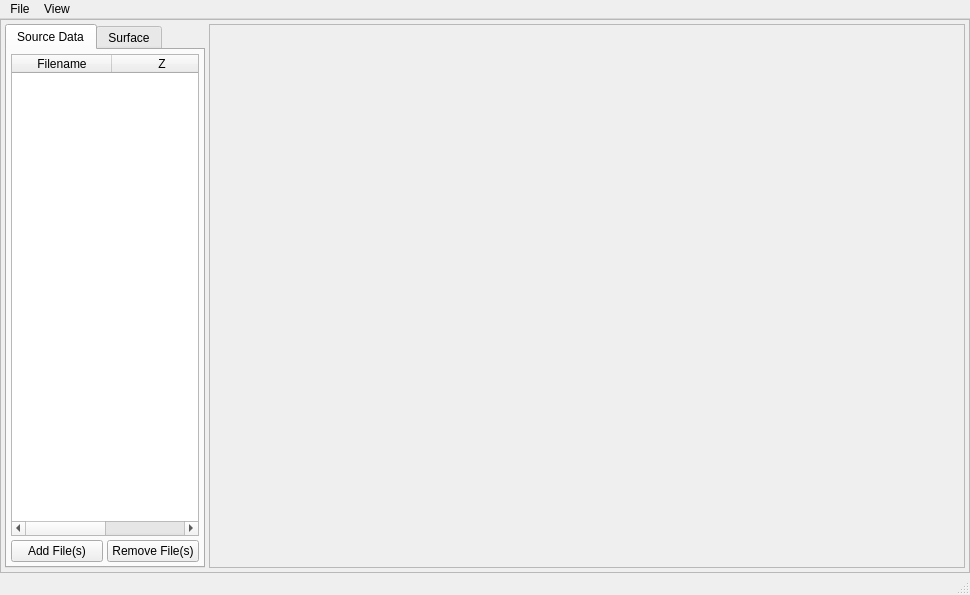
<?xml version="1.0" encoding="UTF-8"?>
<ui version="4.0">
 <class>MainWindow</class>
 <widget class="QMainWindow" name="MainWindow">
  <property name="geometry">
   <rect>
    <x>0</x>
    <y>0</y>
    <width>970</width>
    <height>595</height>
   </rect>
  </property>
  <property name="windowTitle">
   <string>FQPLOT</string>
  </property>
  <widget class="QWidget" name="centralwidget">
   <layout class="QHBoxLayout" name="horizontalLayout_2">
    <property name="margin">
     <number>0</number>
    </property>
    <item>
     <widget class="QFrame" name="WindowFrame">
      <property name="frameShape">
       <enum>QFrame::StyledPanel</enum>
      </property>
      <property name="frameShadow">
       <enum>QFrame::Raised</enum>
      </property>
      <layout class="QHBoxLayout" name="horizontalLayout_3">
       <property name="spacing">
        <number>4</number>
       </property>
       <property name="margin">
        <number>4</number>
       </property>
       <item>
        <widget class="QTabWidget" name="MainTabs">
         <property name="sizePolicy">
          <sizepolicy hsizetype="Expanding" vsizetype="Expanding">
           <horstretch>1</horstretch>
           <verstretch>0</verstretch>
          </sizepolicy>
         </property>
         <property name="minimumSize">
          <size>
           <width>200</width>
           <height>0</height>
          </size>
         </property>
         <property name="currentIndex">
          <number>0</number>
         </property>
         <widget class="QWidget" name="SourceDataTab">
          <attribute name="title">
           <string>Source Data</string>
          </attribute>
          <layout class="QVBoxLayout" name="verticalLayout">
           <property name="spacing">
            <number>4</number>
           </property>
           <property name="margin">
            <number>4</number>
           </property>
           <item>
            <widget class="QTableWidget" name="SourceDataTable">
             <property name="columnCount">
              <number>2</number>
             </property>
             <column>
              <property name="text">
               <string>Filename</string>
              </property>
             </column>
             <column>
              <property name="text">
               <string>Z</string>
              </property>
             </column>
            </widget>
           </item>
           <item>
            <layout class="QHBoxLayout" name="horizontalLayout_4">
             <item>
              <widget class="QPushButton" name="AddFilesButton">
               <property name="text">
                <string>Add File(s)</string>
               </property>
              </widget>
             </item>
             <item>
              <widget class="QPushButton" name="RemoveFilesButton">
               <property name="text">
                <string>Remove File(s)</string>
               </property>
              </widget>
             </item>
            </layout>
           </item>
          </layout>
         </widget>
         <widget class="QWidget" name="SurfaceTab">
          <attribute name="title">
           <string>Surface</string>
          </attribute>
          <layout class="QVBoxLayout" name="verticalLayout_3">
           <property name="spacing">
            <number>4</number>
           </property>
           <property name="margin">
            <number>4</number>
           </property>
           <item>
            <widget class="QGroupBox" name="groupBox">
             <property name="title">
              <string>GroupBox</string>
             </property>
             <layout class="QVBoxLayout" name="verticalLayout_2">
              <property name="spacing">
               <number>4</number>
              </property>
              <property name="margin">
               <number>4</number>
              </property>
              <item>
               <layout class="QHBoxLayout" name="horizontalLayout_5">
                <property name="spacing">
                 <number>2</number>
                </property>
                <item>
                 <widget class="QLabel" name="label">
                  <property name="text">
                   <string>X</string>
                  </property>
                 </widget>
                </item>
                <item>
                 <widget class="QDoubleSpinBox" name="SurfaceXMinSpin">
                  <property name="sizePolicy">
                   <sizepolicy hsizetype="Expanding" vsizetype="Fixed">
                    <horstretch>0</horstretch>
                    <verstretch>0</verstretch>
                   </sizepolicy>
                  </property>
                  <property name="decimals">
                   <number>3</number>
                  </property>
                  <property name="maximum">
                   <double>100000.000000000000000</double>
                  </property>
                 </widget>
                </item>
                <item>
                 <widget class="QDoubleSpinBox" name="SurfaceXMaxSpin">
                  <property name="sizePolicy">
                   <sizepolicy hsizetype="Expanding" vsizetype="Fixed">
                    <horstretch>0</horstretch>
                    <verstretch>0</verstretch>
                   </sizepolicy>
                  </property>
                  <property name="decimals">
                   <number>3</number>
                  </property>
                  <property name="maximum">
                   <double>100000.000000000000000</double>
                  </property>
                 </widget>
                </item>
               </layout>
              </item>
              <item>
               <layout class="QHBoxLayout" name="horizontalLayout_6">
                <property name="spacing">
                 <number>2</number>
                </property>
                <item>
                 <widget class="QLabel" name="label_2">
                  <property name="text">
                   <string>Y</string>
                  </property>
                 </widget>
                </item>
                <item>
                 <widget class="QDoubleSpinBox" name="SurfaceYMinSpin">
                  <property name="sizePolicy">
                   <sizepolicy hsizetype="Expanding" vsizetype="Fixed">
                    <horstretch>0</horstretch>
                    <verstretch>0</verstretch>
                   </sizepolicy>
                  </property>
                  <property name="decimals">
                   <number>3</number>
                  </property>
                  <property name="maximum">
                   <double>100000.000000000000000</double>
                  </property>
                 </widget>
                </item>
                <item>
                 <widget class="QDoubleSpinBox" name="SurfaceYMaxSpin">
                  <property name="sizePolicy">
                   <sizepolicy hsizetype="Expanding" vsizetype="Fixed">
                    <horstretch>0</horstretch>
                    <verstretch>0</verstretch>
                   </sizepolicy>
                  </property>
                  <property name="decimals">
                   <number>3</number>
                  </property>
                  <property name="maximum">
                   <double>100000.000000000000000</double>
                  </property>
                 </widget>
                </item>
               </layout>
              </item>
              <item>
               <layout class="QHBoxLayout" name="horizontalLayout_7">
                <property name="spacing">
                 <number>2</number>
                </property>
                <item>
                 <widget class="QLabel" name="label_3">
                  <property name="text">
                   <string>Z</string>
                  </property>
                 </widget>
                </item>
                <item>
                 <widget class="QDoubleSpinBox" name="SurfaceZMinSpin">
                  <property name="sizePolicy">
                   <sizepolicy hsizetype="Expanding" vsizetype="Fixed">
                    <horstretch>0</horstretch>
                    <verstretch>0</verstretch>
                   </sizepolicy>
                  </property>
                  <property name="decimals">
                   <number>3</number>
                  </property>
                  <property name="maximum">
                   <double>100000.000000000000000</double>
                  </property>
                 </widget>
                </item>
                <item>
                 <widget class="QDoubleSpinBox" name="SurfaceZMaxSpin">
                  <property name="sizePolicy">
                   <sizepolicy hsizetype="Expanding" vsizetype="Fixed">
                    <horstretch>0</horstretch>
                    <verstretch>0</verstretch>
                   </sizepolicy>
                  </property>
                  <property name="decimals">
                   <number>3</number>
                  </property>
                  <property name="maximum">
                   <double>100000.000000000000000</double>
                  </property>
                 </widget>
                </item>
               </layout>
              </item>
             </layout>
            </widget>
           </item>
           <item>
            <spacer name="verticalSpacer">
             <property name="orientation">
              <enum>Qt::Vertical</enum>
             </property>
             <property name="sizeHint" stdset="0">
              <size>
               <width>20</width>
               <height>40</height>
              </size>
             </property>
            </spacer>
           </item>
          </layout>
         </widget>
        </widget>
       </item>
       <item>
        <widget class="QFrame" name="MainViewFrame">
         <property name="sizePolicy">
          <sizepolicy hsizetype="Expanding" vsizetype="Expanding">
           <horstretch>5</horstretch>
           <verstretch>0</verstretch>
          </sizepolicy>
         </property>
         <property name="frameShape">
          <enum>QFrame::StyledPanel</enum>
         </property>
         <property name="frameShadow">
          <enum>QFrame::Sunken</enum>
         </property>
         <layout class="QHBoxLayout" name="horizontalLayout">
          <property name="spacing">
           <number>0</number>
          </property>
          <property name="margin">
           <number>0</number>
          </property>
          <item>
           <widget class="Viewer" name="MainView" native="true">
            <property name="cursor">
             <cursorShape>CrossCursor</cursorShape>
            </property>
            <property name="mouseTracking">
             <bool>true</bool>
            </property>
            <zorder>MainTabs</zorder>
           </widget>
          </item>
         </layout>
        </widget>
       </item>
      </layout>
     </widget>
    </item>
   </layout>
  </widget>
  <widget class="QMenuBar" name="menubar">
   <property name="geometry">
    <rect>
     <x>0</x>
     <y>0</y>
     <width>970</width>
     <height>27</height>
    </rect>
   </property>
   <widget class="QMenu" name="menuFile">
    <property name="title">
     <string>File</string>
    </property>
    <addaction name="actionFileLoad"/>
    <addaction name="actionFileSave"/>
    <addaction name="actionFileQuit"/>
   </widget>
   <widget class="QMenu" name="menuView">
    <property name="title">
     <string>View</string>
    </property>
    <addaction name="actionViewReset"/>
   </widget>
   <addaction name="menuFile"/>
   <addaction name="menuView"/>
  </widget>
  <widget class="QStatusBar" name="statusbar"/>
  <action name="actionFileQuit">
   <property name="text">
    <string>&amp;Quit</string>
   </property>
  </action>
  <action name="actionFileLoad">
   <property name="text">
    <string>&amp;Load</string>
   </property>
   <property name="shortcut">
    <string>Ctrl+L</string>
   </property>
  </action>
  <action name="actionFileSave">
   <property name="text">
    <string>&amp;Save</string>
   </property>
   <property name="shortcut">
    <string>Ctrl+S</string>
   </property>
  </action>
  <action name="actionViewReset">
   <property name="text">
    <string>&amp;Reset</string>
   </property>
   <property name="shortcut">
    <string>Ctrl+R, Enter</string>
   </property>
  </action>
 </widget>
 <customwidgets>
  <customwidget>
   <class>Viewer</class>
   <extends>QWidget</extends>
   <header>gui/viewer.uih</header>
   <container>1</container>
  </customwidget>
 </customwidgets>
 <resources/>
 <connections/>
</ui>
